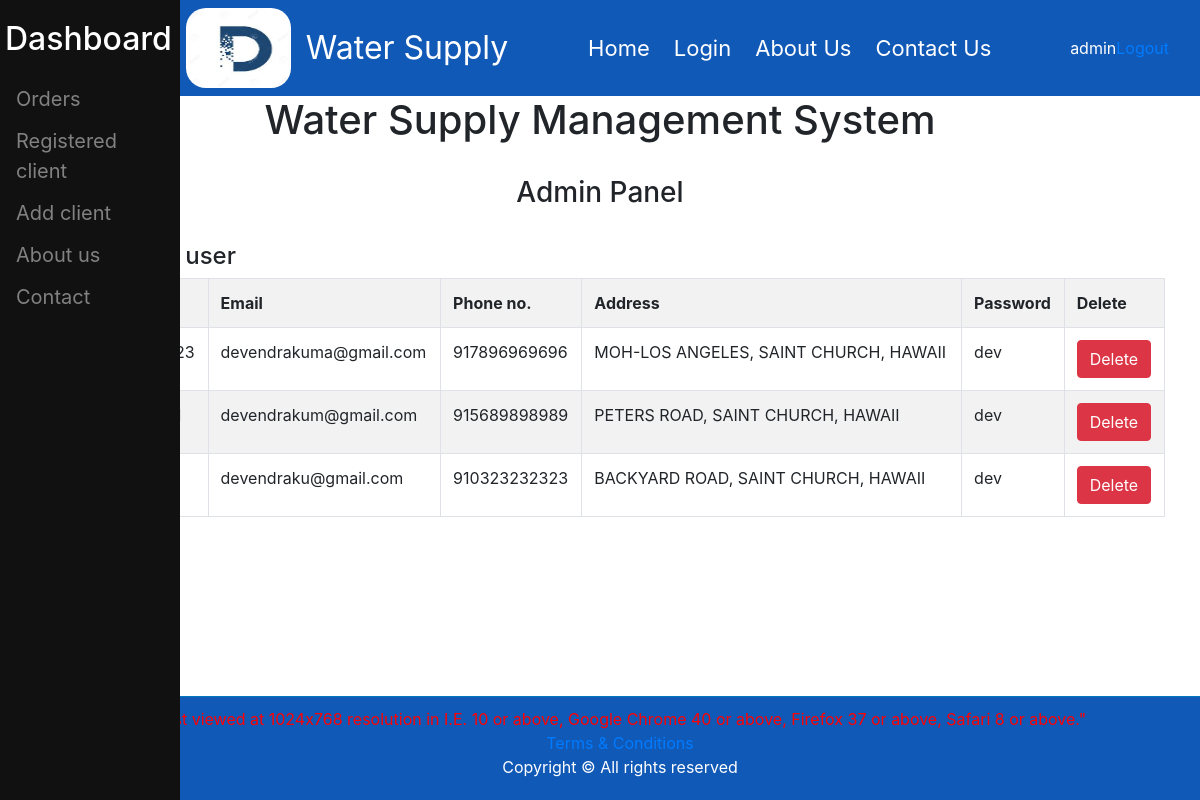
The page /user_dashboard/regdash.php (signed in) on the database its author committed.
### tables this page shows
CREATE TABLE `reg` (
  `id` int(255) NOT NULL,
  `username` varchar(255) NOT NULL,
  `password` varchar(255) NOT NULL,
  `email` varchar(255) NOT NULL,
  `phone` varchar(255) NOT NULL,
  `address` varchar(255) NOT NULL
);

### user_dashboard/regdash.php (the view, shortened to what this page needs)
<!DOCTYPE html>
<html>
<head>
	  <link rel="stylesheet" href="https://maxcdn.bootstrapcdn.com/bootstrap/4.1.3/css/bootstrap.min.css">
      <link rel="stylesheet" href="includes/style.css">
</head>
<body>
<nav class="navbar navbar-expand-lg navbar-light" style="background-color: #1159B7; margin-left: 150px;">
        <img src="logo.jfif" height="80px" width="120px" alt="Logo not found" style="border-radius: 20px; margin-left: 20px;">
        <div class="container">
                <a class="navbar-brand"style="font-size:32px; color: white; href="#">Water Supply</a>
            <div class="collapse navbar-collapse" id="navbarTogglerDemo01">
                <ul class="navbar-nav mr-auto mt-2 mt-lg-0 ml-5">
                    <li class="nav-item ">
                        <a class="nav-link ml-2 active"style="font-size:22px; color: white;" href="index.php">Home<span class="sr-only">(current)</span></a>
                    </li>
                        <li><a class="nav-link ml-2"style="font-size:22px; color: white;" href="#">Login</a>
                    </li>
                    <li class="nav-item">
                        <a class="nav-link ml-2"style="font-size:22px; color: white;" href="aboutus.php">About Us</a>
                    </li>
                    <li class="nav-item">
                        <a class="nav-link ml-2"style="font-size:22px; color: white;" href="contactus.php">Contact Us</a>
                    </li>
                </ul>
                <ul class="nav navbar-nav navbar-right" id="login-panel" style="color: white;">
                    <li>
  <div class="use">
    <?php
if($_SESSION['login_user']=="admin"){
?>
<li class='active' style='float:right;'>
  <?php
  if(isset($_SESSION['login_user'])){
  if($_SESSION['logged']==true)
    {
      echo $_SESSION['login_user'];
      echo '<a href="logout.php"><span>Logout</span></a></li>';
    }
  elseif($_SESSION['logged']==false)
    {
      echo '<a href="reg.html"><span>Login/Register</span></a></li>';
    }
}
  ?>
</div></ul>
            </div>
        </div>
    </nav>
<h1 class="heading">Water Supply Management System</h1>
<br><h3 class="heading">Admin Panel</h3><br>
<div class="sidenav">
	<h2 style="color: white; margin-bottom: 20px; margin-left: 5px;">Dashboard</h2>
  <a href="dashboard.php">Orders</a>
  <a href="#">Registered client</a>
  <a href="adduser.php">Add client</a>
  <a href="aboutus.php">About us</a>
  <a href="contactus.php">Contact</a>
</div>
		<div class="container" style="margin-right: 5px;">
			<h4>Registerd user</h4>
				<div class="col-lg-12">
					<table class="table table-striped table-hover table-bordered">
					<tr>
						<th>Name</th>
						<th>Email</th>
						<th>Phone no.</th>
						<th>Address</th>
						<th>Password</th>
						<th>Delete</th>
					</tr>
					<?PHP
	$con = mysqli_connect('localhost','root');
  mysqli_select_db($con,'water');
  $query = " SELECT `id`,`username`, `email`, `phone`, `address`, `password` FROM `reg` order by id ASC ";
  $queryfire = mysqli_query($con, $query);
  $num = mysqli_num_rows($queryfire);
  if($num > 0){
    while($reg = mysqli_fetch_array($queryfire)){
      ?>
          <tr>
            <td><?php echo $reg['username']; ?></td>
            <td><?php echo $reg['email']; ?></td>
            <td><?php echo $reg['phone']; ?></td>
            <td><?php echo $reg['address']; ?></td>
            <td><?php echo $reg['password']; ?></td>
            <td> <button class="btn-danger btn"> <a href="delete.php?id=<?php echo $reg['id']; ?>" class="text-white"> Delete </a>  </button> </td>
          </tr>
          <?php
             }
           }
          }else{
            echo "You are not admin";
          }
          ?>
        </table>
        </div>
</div>
<?php
include 'includes/footer.php';
 ?>
</body>
</html>

### user_dashboard/includes/footer.php
<footer  style="background-color: #1159B7;">
    <div class="container">
        <div class="row">
            <div class="col-sm-12">
                <div class="copy-right-bottom" style="color: white;">
                    <span style="color: red;">"Site best viewed at 1024x768 resolution in I.E. 10 or above, Google Chrome 40 or above, Firefox 37 or above, Safari 8 or above."
					</span>
					<ul class="f-menu" style="list-style-type:none">
						<li><a href="termsncon.php">Terms & Conditions</a></li>
						<p class="copy-right-union">Copyright &copy; All rights reserved</p>
					</ul>
				</div>
            </div>
        </div>
    </div>
</footer>

### user_dashboard/includes/style.css (style rules this page uses)
html, body { height: 100%; margin: 0; }
footer { height: 13%; position: absolute; bottom: 0; border-top: 1px solid #0278BA; padding: 10px 0; width: 100%; text-align: center; margin: 30px 0 0; background-color: #ddd; }

### user_dashboard/regdash.php (style rules this page uses)
.heading { text-align: center; }
.sidenav { height: 100%; width: 180px; position: fixed; z-index: 1; top: 0; left: 0; background-color: #111; overflow-x: hidden; padding-top: 20px; }
.sidenav a { padding: 6px 8px 6px 16px; text-decoration: none; font-size: 20px; color: #818181; display: block; }

### rows shown on the page
reg: email "devendrakuma@gmail.com", phone "917896969696", address "MOH-LOS ANGELES, SAINT CHURCH, HAWAII", password "dev"
reg: email "devendrakum@gmail.com", phone "915689898989", address "PETERS ROAD, SAINT CHURCH, HAWAII", password "dev"
reg: email "devendraku@gmail.com", phone "910323232323", address "BACKYARD ROAD, SAINT CHURCH, HAWAII", password "dev"

### other values the page prints
$_SESSION['login_user'] "admin"
